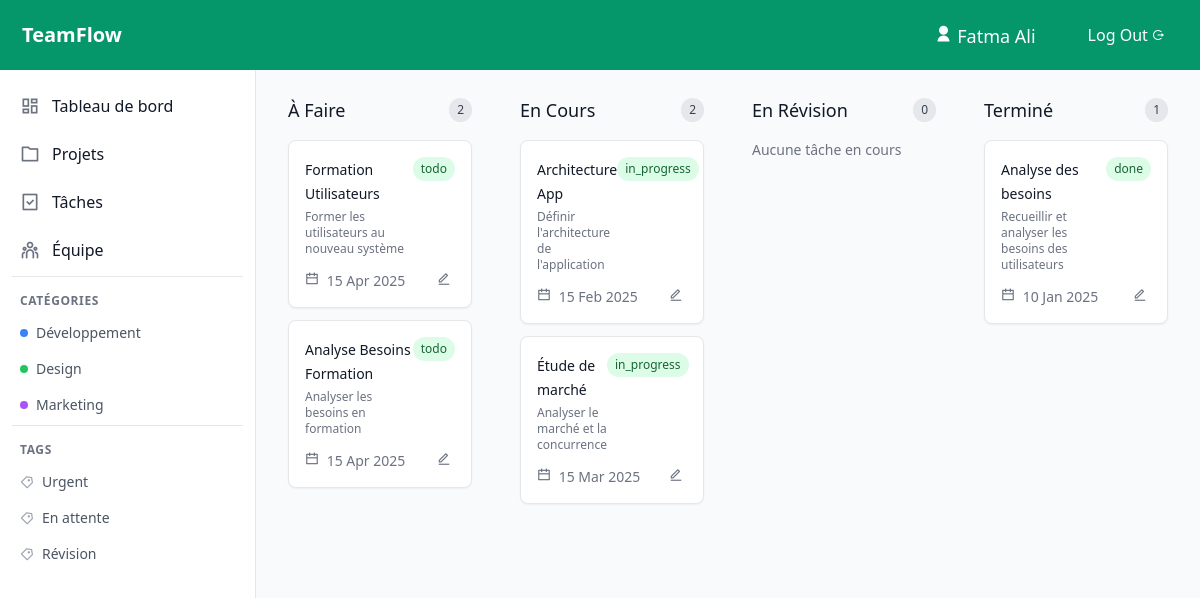
/tasks (signed in), run on the app's committed database.
### tables this page shows
CREATE TABLE IF NOT EXISTS tasks (
    id INT NOT NULL AUTO_INCREMENT,
    title VARCHAR(100) NOT NULL,
    description TEXT,
    project_id INT NOT NULL,
    status ENUM('todo', 'in_progress', 'review', 'done') DEFAULT 'todo',
    due_date DATE,
    created_at DATETIME DEFAULT CURRENT_TIMESTAMP,
    PRIMARY KEY (id),
    FOREIGN KEY (project_id) REFERENCES projects(id) ON DELETE CASCADE
);

### views/tasks.php (called while the page is built, shortened)
<?php
include 'layouts/app.php';
?>

### controllers/BaseController.php (called while the page is built, shortened)
<?php
class BaseController {
    protected $user;
    public function __construct() {
        $this->db = new Database();
    }
    protected function checkSession() {
        if (isset($_SESSION['user'])) {
            $this->user = $_SESSION['user'];
        }
    }
    protected function isLoggedIn() {
        return isset($_SESSION['user']) && !empty($_SESSION['user']);
    }
    protected function render($view, $data = []) {
        $data['user'] = $this->user;
        $data['isLoggedIn'] = $this->isLoggedIn();
        extract($data);
        require "views/{$view}.php";
    }
}

### index.php (called while the page is built, shortened)
<?php
require_once "models/Database.php";
$db = new Database();
$router = new Router($db);
$router->resolve($_SERVER['REQUEST_URI']);

### models/Database.php (called while the page is built, shortened)
<?php
class Database
{
    public $connection;
    public function __construct()
    {
        $this->dsn = "mysql:host=" . HOST . ";port=" . PORT . ";dbname=" . DBNAME;
        try {
            $this->connection = new PDO($this->dsn, USER, PASSWORD);
            $this->connection->setAttribute(PDO::ATTR_DEFAULT_FETCH_MODE, PDO::FETCH_ASSOC);
            $this->connection->setAttribute(PDO::ATTR_ERRMODE, PDO::ERRMODE_EXCEPTION);
        } catch (PDOException $e) {
            if ($e->getCode() == 1049) {
                header('location: views/support/createDB.php');
            } else {
                error_log("Database Connection Error: " . $e->getMessage());
            }
        }
    }
    public function query($query,$param = [])
    {
        try {
            $statement = $this->connection->prepare($query);
            $statement->execute($param);
            return $statement;
        } catch (PDOException $e) {
            echo "Query failed: " . $e->getMessage();
        }
    }
}

### models/Task.php (called while the page is built, shortened)
<?php
class Task {
    private $conn;
    private $table = 'tasks';
    public function __construct($db) {
        $this->conn = $db;
    }
    public function getTasksByUser($user_id ,$task_status = 'all') {
        $query = "SELECT t.*
                FROM " . $this->table . " t
                JOIN task_users tu ON t.id = tu.task_id
                WHERE tu.user_id = :user_id";
        $params = ['user_id' => $user_id];
        if ($task_status !== 'all') {
            $query .= " AND t.status = :task_status";
            $params = ['user_id' => $user_id, 'task_status' => $task_status];
        }
        return $this->conn->query($query, $params);
    }
}

### views/pages/tasks_content.php (the view, shortened to what this page needs)
<div class="space-y-6">
    <div class="grid grid-cols-1 md:grid-cols-2 lg:grid-cols-4 gap-4">
        <div class="bg-gray-50 p-4 rounded-lg">
            <div class="flex items-center justify-between mb-4">
                <h3 class="text-lg font-medium text-gray-900">À Faire</h3>
                <span class="px-2 py-1 text-xs font-medium bg-gray-200 text-gray-700 rounded-full"><?=count($tasks['todo']); ?></span>
            </div>
            <div class="space-y-3">
                <?php if(empty($tasks['todo'])):?>
                    <p class="text-sm text-gray-500">Aucune tâche en cours</p>
                <?php else:?>
                    <?php foreach ($tasks['todo'] as $task): ?>
                    <div class="bg-white p-4 rounded-lg shadow-sm border border-gray-200">
                        <div class="flex justify-between items-start mb-3">
                            <div>
                                <a href="#" onclick="showTaskDetails(<?= $task['id'] ?>)" class="text-sm font-medium text-gray-900 hover:text-indigo-600">
                                    <?= htmlspecialchars($task['title']) ?>
                                </a>
                                <p class="text-xs text-gray-500 mt-1"><?=$task['description']?></p>
                            </div>
                            <span class="px-2 py-1 text-xs font-medium rounded-full bg-green-100 text-green-800"><?=$task['status']?></span>
                        </div>
                        <div class="flex items-center justify-between text-sm">
                            <div class="flex items-center justify-between space-x-3 w-full">
                                <span class="text-gray-500">
                                    <i class="ri-calendar-line mr-1"></i>
                                    <?= date('d M Y', strtotime($task['due_date'])); ?>
                                </span>
                                <?php if(isset($project)):?>
                                <div>
                                <button onclick="confirmDelete(<?= $task['id'] ?>)" class="text-gray-500">
                                    <i class="ri-delete-bin-line mr-1"></i>
                                </button >
                                <button onclick="editTask(<?= $task['id'] ?>)" class="text-gray-500">
                                    <i class="ri-edit-line mr-1"></i>
                                </button >
                                </div>
                                <?php else:?>
                                    <button onclick="editStatus(<?= $task['id'] ?>)" class="text-gray-500">
                                       <i class="ri-edit-line mr-1"></i>
                                    </button >
                                <?php endif;?>
                            </div>
                        </div>
                    </div>
                <?php endforeach;?>
               <?php endif;?>
            </div>
        </div>
        <div class="bg-gray-50 p-4 rounded-lg">
            <div class="flex items-center justify-between mb-4">
                <h3 class="text-lg font-medium text-gray-900">En Cours</h3>
                <span class="px-2 py-1 text-xs font-medium bg-gray-200 text-gray-700 rounded-full"><?=count($tasks['doing']); ?></span>
            </div>
            <div class="space-y-3">
            <?php if(empty($tasks['doing'])):?>
                    <p class="text-sm text-gray-500">Aucune tâche en cours</p>
                <?php else:?>
                    <?php foreach ($tasks['doing'] as $task): ?>
                    <div class="bg-white p-4 rounded-lg shadow-sm border border-gray-200">
                        <div class="flex justify-between items-start mb-3">
                            <div>
                                <a href="#" onclick="showTaskDetails(<?= $task['id'] ?>)" class="text-sm font-medium text-gray-900 hover:text-indigo-600">
                                    <?= htmlspecialchars($task['title']) ?>
                                </a>
                                <p class="text-xs text-gray-500 mt-1"><?=$task['description']?></p>
                            </div>
                            <span class="px-2 py-1 text-xs font-medium rounded-full bg-green-100 text-green-800"><?=$task['status']?></span>
                        </div>
                        <div class="flex items-center justify-between text-sm">
                            <div class="flex items-center justify-between space-x-3 w-full">
                                <span class="text-gray-500">
                                    <i class="ri-calendar-line mr-1"></i>
                                    <?= date('d M Y', strtotime($task['due_date'])); ?>
                                </span>
                                <?php if(isset($project)):?>
                                <div>
                                <button onclick="confirmDelete(<?= $task['id'] ?>)" class="text-gray-500">
                                    <i class="ri-delete-bin-line mr-1"></i>
                                </button >
                                <button onclick="editTask(<?= $task['id'] ?>)" class="text-gray-500">
                                    <i class="ri-edit-line mr-1"></i>
                                </button >
                                </div>
                                <?php else:?>
                                    <button onclick="editStatus(<?= $task['id'] ?>)" class="text-gray-500">
                                       <i class="ri-edit-line mr-1"></i>
                                    </button >
                                <?php endif;?>
                            </div>
                        </div>
                    </div>
                <?php endforeach;?>
               <?php endif;?>
            </div>
        </div>
        <div class="bg-gray-50 p-4 rounded-lg">
            <div class="flex items-center justify-between mb-4">
                <h3 class="text-lg font-medium text-gray-900">En Révision</h3>
                <span class="px-2 py-1 text-xs font-medium bg-gray-200 text-gray-700 rounded-full"><?=count($tasks['review']); ?></span>
            </div>
            <div class="space-y-3">
            <?php if(empty($tasks['review'])):?>
                    <p class="text-sm text-gray-500">Aucune tâche en cours</p>
               <?php endif;?>
            </div>
        </div>
        <div class="bg-gray-50 p-4 rounded-lg">
            <div class="flex items-center justify-between mb-4">
                <h3 class="text-lg font-medium text-gray-900">Terminé</h3>
                <span class="px-2 py-1 text-xs font-medium bg-gray-200 text-gray-700 rounded-full"><?=count($tasks['done']); ?></span>
            </div>
            <div class="space-y-3">
            <?php if(empty($tasks['done'])):?>
                    <p class="text-sm text-gray-500">Aucune tâche en cours</p>
                <?php else:?>
                    <?php foreach ($tasks['done'] as $task): ?>
                    <div class="bg-white p-4 rounded-lg shadow-sm border border-gray-200">
                        <div class="flex justify-between items-start mb-3">
                            <div>
                                <a href="#" onclick="showTaskDetails(<?= $task['id'] ?>)" class="text-sm font-medium text-gray-900 hover:text-indigo-600">
                                    <?= htmlspecialchars($task['title']) ?>
                                </a>
                                <p class="text-xs text-gray-500 mt-1"><?=$task['description']?></p>
                            </div>
                            <span class="px-2 py-1 text-xs font-medium rounded-full bg-green-100 text-green-800"><?=$task['status']?></span>
                        </div>
                        <div class="flex items-center justify-between text-sm">
                            <div class="flex items-center justify-between space-x-3 w-full">
                                <span class="text-gray-500">
                                    <i class="ri-calendar-line mr-1"></i>
                                    <?= date('d M Y', strtotime($task['due_date'])); ?>
                                </span>
                                <?php if(isset($project)):?>
                                <div>
                                <button onclick="confirmDelete(<?= $task['id'] ?>)" class="text-gray-500">
                                    <i class="ri-delete-bin-line mr-1"></i>
                                </button >
                                <button onclick="editTask(<?= $task['id'] ?>)" class="text-gray-500">
                                    <i class="ri-edit-line mr-1"></i>
                                </button >
                                </div>
                                <?php else:?>
                                    <button onclick="editStatus(<?= $task['id'] ?>)" class="text-gray-500">
                                       <i class="ri-edit-line mr-1"></i>
                                    </button >
                                <?php endif;?>
                            </div>
                        </div>
                    </div>
                <?php endforeach;?>
               <?php endif;?>
            </div>
        </div>
    </div>
</div>

### data on the page
tasks: title "Formation Utilisateurs", description "Former les utilisateurs au nouveau système", status "todo", due_date "15 Apr 2025"
tasks: title "Analyse Besoins Formation", description "Analyser les besoins en formation", status "todo", due_date "15 Apr 2025"
tasks: title "Architecture App", description "Définir l'architecture de l'application", status "in_progress", due_date "15 Feb 2025"
tasks: title "Étude de marché", description "Analyser le marché et la concurrence", status "in_progress", due_date "15 Mar 2025"
tasks: title "Analyse des besoins", description "Recueillir et analyser les besoins des utilisateurs", status "done", due_date "10 Jan 2025"

### other printed values
$_SESSION['user']['name'] "Fatma Ali"
count($tasks['todo']) "2"
count($tasks['doing']) "2"
count($tasks['review']) "0"
count($tasks['done']) "1"
